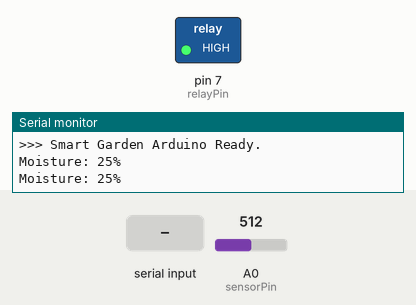
Recording of a sketch running on a simulated Arduino Uno, built with avr-gcc and run on an emulated ATmega328P. On the bench: switched loads named in the sketch (green lamp = pin HIGH), the last lines printed to the serial monitor. Inputs (shaded band) come from the test bench; at power-on: A0 (sensorPin) = 512.

Above: at 1.2 s.
1.3 s: "F" received over Serial
At 2.4 s:
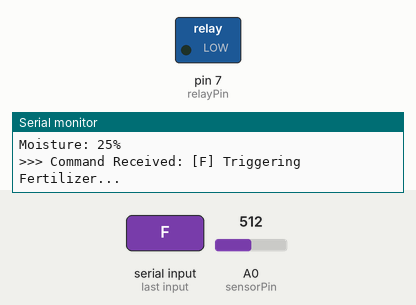
Timing chart, 0 to 6.5 s (numbered marks = the images above; inputs shaded):
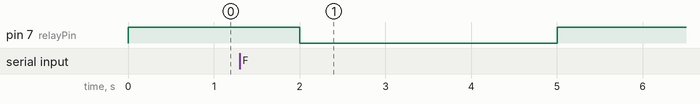

The sketch:

smart_agri_water_controller.ino
```cpp
/*
  Smart Garden Controller (Arduino)

  - Reads Soil Moisture on Pin A0
  - Prints calibrated data: "Moisture: XX%"
  - Listens for 'F' to trigger a fertilizer cycle
*/

const int sensorPin = A0;
const int relayPin = 7; // Relay for Fertilizer/Water pump

// Calibration values (Adjust these based on your specific sensor)
const int airValue = 600;   // Sensor value in dry air
const int waterValue = 250; // Sensor value in water

void setup() {
  pinMode(relayPin, OUTPUT);
  digitalWrite(relayPin, HIGH); // Assuming Active-Low Relay (HIGH = OFF)

  Serial.begin(9600);
  Serial.println(">>> Smart Garden Arduino Ready.");
}

void loop() {
  // 1. Read and Calibrate Sensor
  int rawValue = analogRead(sensorPin);

  // Map raw value to 0-100% (Constrain to avoid results outside bounds)
  int moisturePct = map(rawValue, airValue, waterValue, 0, 100);
  moisturePct = constrain(moisturePct, 0, 100);

  // 2. Report Telemetry
  Serial.print("Moisture: ");
  Serial.print(moisturePct);
  Serial.println("%");

  // 3. Listen for Commands
  if (Serial.available() > 0) {
    char cmd = Serial.read();
    if (cmd == 'F') {
      Serial.println(">>> Command Received: [F] Triggering Fertilizer...");
      digitalWrite(relayPin, LOW); // ON
      delay(3000);                 // Run for 3 seconds
      digitalWrite(relayPin, HIGH); // OFF
    }
  }

  delay(1000); // Wait 1 second between reads
}
```

Measured:
- after the input at 1.3 s, pin 7 (relayPin): HIGH → LOW after 0.70 s, → HIGH 3.0 s later
